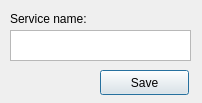
<?xml version="1.0" encoding="UTF-8"?>
<ui version="4.0">
 <class>Dialog</class>
 <widget class="QDialog" name="Dialog">
  <property name="geometry">
   <rect>
    <x>0</x>
    <y>0</y>
    <width>202</width>
    <height>103</height>
   </rect>
  </property>
  <property name="windowTitle">
   <string>Saving Password</string>
  </property>
  <widget class="QTextEdit" name="textEdit">
   <property name="geometry">
    <rect>
     <x>10</x>
     <y>30</y>
     <width>181</width>
     <height>31</height>
    </rect>
   </property>
  </widget>
  <widget class="QLabel" name="label">
   <property name="geometry">
    <rect>
     <x>10</x>
     <y>10</y>
     <width>101</width>
     <height>17</height>
    </rect>
   </property>
   <property name="text">
    <string>Service name:</string>
   </property>
  </widget>
  <widget class="QPushButton" name="pushButton">
   <property name="geometry">
    <rect>
     <x>100</x>
     <y>70</y>
     <width>89</width>
     <height>25</height>
    </rect>
   </property>
   <property name="text">
    <string>Save</string>
   </property>
  </widget>
 </widget>
 <resources/>
 <connections/>
</ui>
